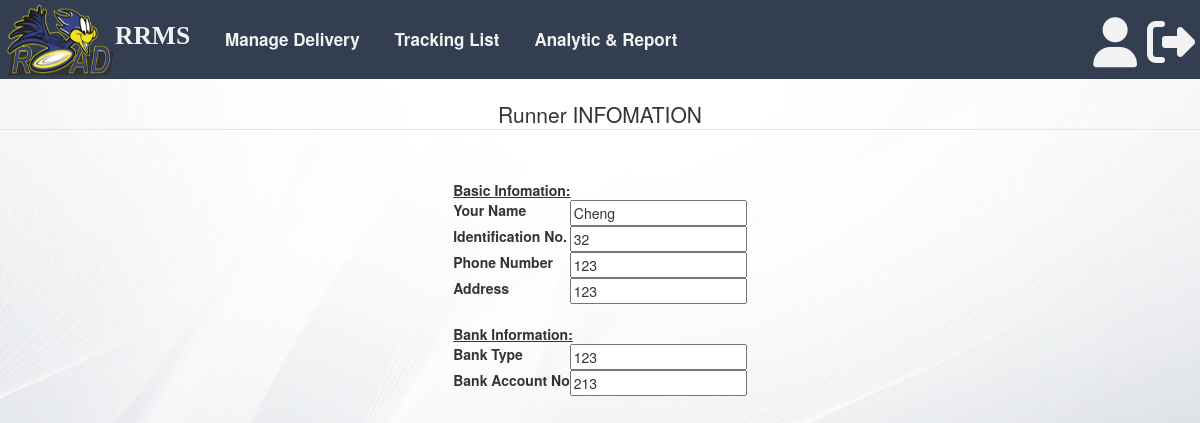
The app's page /ApplicationLayer/ManageTrackingAnalyticView/runnerProfile.php (signed in) with its own data.
### tables this page shows
CREATE TABLE `runner` (
  `Runner_ID` int(11) NOT NULL,
  `ServiceP_ID` int(11) DEFAULT NULL,
  `Role_No` int(10) NOT NULL,
  `Run_Name` varchar(50) NOT NULL,
  `Run_PhoneNo` varchar(50) NOT NULL,
  `Run_ICNum` varchar(50) NOT NULL,
  `Run_License` int(20) NOT NULL,
  `Run_Address` varchar(255) NOT NULL,
  `Run_Email` varchar(50) NOT NULL,
  `Run_Password` varchar(50) NOT NULL,
  `Run_BankType` varchar(50) NOT NULL,
  `Run_AccNum` varchar(50) NOT NULL
);

### BusinessServicesLayer/controller/Registration Controller.php (called while the page is built, shortened)
<?php
require_once $_SERVER["DOCUMENT_ROOT"].'/RRMS/BusinessServicesLayer/model/Registration Model.php';
class registrationController
{
    function viewDataRunner($runnerID){
        $viewDataUser = new registrationModel();
        $viewDataUser->runnerID = $runnerID;
        return $viewDataUser->viewDataRunner();
    }
}
?>

### BusinessServicesLayer/model/Registration Model.php (called while the page is built, shortened)
<?php
class registrationModel{
    function connect()
    {
        $pdo = new PDO('mysql:host=localhost;dbname=rrms', 'root', '');
        $pdo->setAttribute(PDO::ATTR_ERRMODE, PDO::ERRMODE_EXCEPTION);
        return $pdo;
    }
    function viewDataRunner(){
        $sql = "select * from runner where Runner_ID=:runnerID";
        $args = [':runnerID'=>$this->runnerID];
        $stmt = registrationModel::connect()->prepare($sql);
        $stmt->execute($args);
        return $stmt;
    }
}
?>

### ApplicationLayer/ManageTrackingAnalyticView/runnerProfile.php (the view, shortened to what this page needs)
<!DOCTYPE html>
<html>
<head>
	<?php
			include '../../includes/runnerTopNaviBar.php';
	?>
</head>
<body>
	<br style="clear: both;">
	<center>
	<fieldset>
    <legend>Runner INFOMATION</legend>
	<div class="contentRight">
		<?php
		require_once $_SERVER["DOCUMENT_ROOT"].'/RRMS/BusinessServicesLayer/controller/Registration Controller.php';
		$viewUserData = new registrationController();
		$runID = $_SESSION['runnerID'];
		$data = $viewUserData->viewDataRunner($runID);
		foreach ($data as $row) {
		?>
		<form action="" method="POST">
		<div  style="margin-top: 30px;">
		<table id="tableJoblist">
			<tr id="tableJoblisttr">
				<th colspan="2"><u>Basic Infomation:</u></th>
			</tr>
			<tr>
				<td><label>Your Name	</label></td>
				<td><input type="text" name="updateName" value="<?=$row['Run_Name'];?>" readonly></td>
			</tr>
			<tr>
				<td><label>Identification No.	</label></td>
				<td><input type="text" name="updateIC" value="<?=$row['Run_ICNum'];?>" readonly></td>
			</tr>
			<tr>
				<td><label>Phone Number	</label></td>
				<td><input type="text" name="updatePhoneNo" value="<?=$row['Run_PhoneNo'];?>" readonly></td>
			</tr>
			<tr>
				<td><label>Address	</label></td>
				<td><input type="text" name="updateAddress" value="<?=$row['Run_Address'];?>" readonly></td>
			</tr>
			<tr>
				<td>&nbsp;&nbsp;</td>
				<td>&nbsp;&nbsp;</td>
			</tr>
			<tr id="tableJoblisttr">
				<th colspan="2"><u>Bank Information:</u></th>
			</tr>
			<tr>
				<td><label>Bank Type	</label></td>
				<td><input type="text" name="updateBankType" value="<?=$row['Run_BankType'];?>" readonly></td>
			</tr>
			<tr>
				<td><label>Bank Account No	</label></td>
				<td><input type="text" name="updateBankNo" value="<?=$row['Run_AccNum'];?>" readonly></td>
			</tr>
			<tr>
				<td>&nbsp;&nbsp;</td>
				<td>&nbsp;&nbsp;</td>
			</tr>
		</table>
	</div>
	</fieldset>
		</center>
<?php
		}
		?>
	<br style="clear: both;">
</body>
</html>

### includes/ExternalCSS/tracking.css (style rules this page uses)
body { background-color: #eee; }

### includes/runnerTopNaviBar.php (style rules this page uses)
body { background: url(../../includes/ExternalImage/background.jpg) no-repeat center center fixed; -webkit-background-size: cover; -moz-background-size: cover; -o-background-size: cover; background-size: cover; }

### records on screen
runner: updateName "Cheng", updateIC "32", updatePhoneNo "123", updateAddress "123", updateBankType "123", updateBankNo "213"
